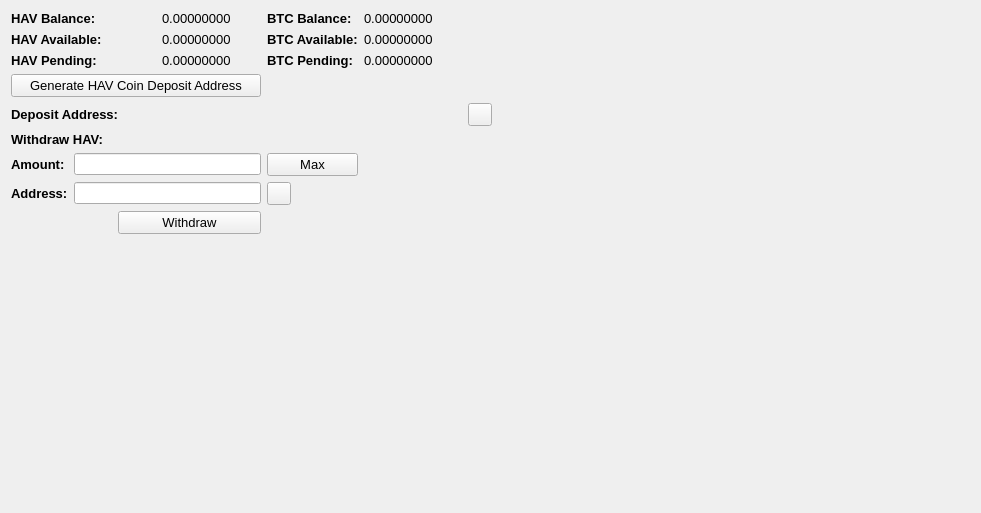
     <widget class="QWidget" name="BalanceTab">
      <attribute name="title">
       <string>Balance</string>
      </attribute>
      <layout class="QGridLayout" name="gridLayout_2">
       <item row="0" column="0" colspan="2">
        <widget class="QLabel" name="label_11">
         <property name="font">
          <font>
           <pointsize>10</pointsize>
           <weight>75</weight>
           <bold>true</bold>
          </font>
         </property>
         <property name="text">
          <string>HAV Balance:</string>
         </property>
        </widget>
       </item>
       <item row="0" column="3">
        <widget class="QLabel" name="HAVBalanceLabel">
         <property name="font">
          <font>
           <pointsize>10</pointsize>
          </font>
         </property>
         <property name="text">
          <string>0.00000000</string>
         </property>
         <property name="textInteractionFlags">
          <set>Qt::LinksAccessibleByMouse|Qt::TextSelectableByMouse</set>
         </property>
        </widget>
       </item>
       <item row="0" column="4">
        <widget class="QLabel" name="label_12">
         <property name="font">
          <font>
           <pointsize>10</pointsize>
           <weight>75</weight>
           <bold>true</bold>
          </font>
         </property>
         <property name="text">
          <string>BTC Balance:</string>
         </property>
        </widget>
       </item>
       <item row="0" column="5">
        <widget class="QLabel" name="BitcoinBalanceLabel">
         <property name="font">
          <font>
           <pointsize>10</pointsize>
          </font>
         </property>
         <property name="text">
          <string>0.00000000</string>
         </property>
         <property name="textInteractionFlags">
          <set>Qt::LinksAccessibleByMouse|Qt::TextSelectableByMouse</set>
         </property>
        </widget>
       </item>
       <item row="0" column="7" rowspan="10">
        <spacer name="horizontalSpacer_4">
         <property name="orientation">
          <enum>Qt::Horizontal</enum>
         </property>
         <property name="sizeHint" stdset="0">
          <size>
           <width>478</width>
           <height>488</height>
          </size>
         </property>
        </spacer>
       </item>
       <item row="1" column="0" colspan="2">
        <widget class="QLabel" name="label_13">
         <property name="font">
          <font>
           <pointsize>10</pointsize>
           <weight>75</weight>
           <bold>true</bold>
          </font>
         </property>
         <property name="text">
          <string>HAV Available:</string>
         </property>
        </widget>
       </item>
       <item row="1" column="3">
        <widget class="QLabel" name="HAVAvailableLabel_2">
         <property name="font">
          <font>
           <pointsize>10</pointsize>
          </font>
         </property>
         <property name="text">
          <string>0.00000000</string>
         </property>
         <property name="textInteractionFlags">
          <set>Qt::LinksAccessibleByMouse|Qt::TextSelectableByMouse</set>
         </property>
        </widget>
       </item>
       <item row="1" column="4">
        <widget class="QLabel" name="label_15">
         <property name="font">
          <font>
           <pointsize>10</pointsize>
           <weight>75</weight>
           <bold>true</bold>
          </font>
         </property>
         <property name="text">
          <string>BTC Available:</string>
         </property>
        </widget>
       </item>
       <item row="1" column="5">
        <widget class="QLabel" name="BitcoinAvailableLabel">
         <property name="font">
          <font>
           <pointsize>10</pointsize>
          </font>
         </property>
         <property name="text">
          <string>0.00000000</string>
         </property>
         <property name="textInteractionFlags">
          <set>Qt::LinksAccessibleByMouse|Qt::TextSelectableByMouse</set>
         </property>
        </widget>
       </item>
       <item row="2" column="0" colspan="2">
        <widget class="QLabel" name="label_14">
         <property name="font">
          <font>
           <pointsize>10</pointsize>
           <weight>75</weight>
           <bold>true</bold>
          </font>
         </property>
         <property name="text">
          <string>HAV Pending:</string>
         </property>
        </widget>
       </item>
       <item row="2" column="3">
        <widget class="QLabel" name="HAVPendingLabel">
         <property name="font">
          <font>
           <pointsize>10</pointsize>
          </font>
         </property>
         <property name="text">
          <string>0.00000000</string>
         </property>
         <property name="textInteractionFlags">
          <set>Qt::LinksAccessibleByMouse|Qt::TextSelectableByMouse</set>
         </property>
        </widget>
       </item>
       <item row="2" column="4">
        <widget class="QLabel" name="label_31">
         <property name="font">
          <font>
           <pointsize>10</pointsize>
           <weight>75</weight>
           <bold>true</bold>
          </font>
         </property>
         <property name="text">
          <string>BTC Pending:</string>
         </property>
        </widget>
       </item>
       <item row="2" column="5">
        <widget class="QLabel" name="BitcoinPendingLabel">
         <property name="font">
          <font>
           <pointsize>10</pointsize>
          </font>
         </property>
         <property name="text">
          <string>0.00000000</string>
         </property>
         <property name="textInteractionFlags">
          <set>Qt::LinksAccessibleByMouse|Qt::TextSelectableByMouse</set>
         </property>
        </widget>
       </item>
       <item row="3" column="0" colspan="4">
        <widget class="QPushButton" name="GenDepositBTN">
         <property name="font">
          <font>
           <pointsize>10</pointsize>
          </font>
         </property>
         <property name="text">
          <string>Generate HAV Coin Deposit Address</string>
         </property>
        </widget>
       </item>
       <item row="4" column="0" colspan="3">
        <widget class="QLabel" name="label_33">
         <property name="font">
          <font>
           <pointsize>10</pointsize>
           <weight>75</weight>
           <bold>true</bold>
          </font>
         </property>
         <property name="text">
          <string>Deposit Address:</string>
         </property>
        </widget>
       </item>
       <item row="4" column="3" colspan="3">
        <widget class="QLabel" name="DepositAddressLabel">
         <property name="minimumSize">
          <size>
           <width>300</width>
           <height>0</height>
          </size>
         </property>
         <property name="palette">
          <palette>
           <active>
            <colorrole role="WindowText">
             <brush brushstyle="SolidPattern">
              <color alpha="255">
               <red>0</red>
               <green>0</green>
               <blue>0</blue>
              </color>
             </brush>
            </colorrole>
            <colorrole role="Text">
             <brush brushstyle="SolidPattern">
              <color alpha="255">
               <red>0</red>
               <green>0</green>
               <blue>255</blue>
              </color>
             </brush>
            </colorrole>
           </active>
           <inactive>
            <colorrole role="WindowText">
             <brush brushstyle="SolidPattern">
              <color alpha="255">
               <red>0</red>
               <green>0</green>
               <blue>0</blue>
              </color>
             </brush>
            </colorrole>
            <colorrole role="Text">
             <brush brushstyle="SolidPattern">
              <color alpha="255">
               <red>0</red>
               <green>0</green>
               <blue>255</blue>
              </color>
             </brush>
            </colorrole>
           </inactive>
           <disabled>
            <colorrole role="WindowText">
             <brush brushstyle="SolidPattern">
              <color alpha="255">
               <red>120</red>
               <green>120</green>
               <blue>120</blue>
              </color>
             </brush>
            </colorrole>
            <colorrole role="Text">
             <brush brushstyle="SolidPattern">
              <color alpha="255">
               <red>120</red>
               <green>120</green>
               <blue>120</blue>
              </color>
             </brush>
            </colorrole>
           </disabled>
          </palette>
         </property>
         <property name="font">
          <font>
           <pointsize>10</pointsize>
           <weight>75</weight>
           <bold>true</bold>
          </font>
         </property>
         <property name="text">
          <string/>
         </property>
         <property name="alignment">
          <set>Qt::AlignRight|Qt::AlignTrailing|Qt::AlignVCenter</set>
         </property>
         <property name="textInteractionFlags">
          <set>Qt::LinksAccessibleByMouse|Qt::TextSelectableByKeyboard|Qt::TextSelectableByMouse</set>
         </property>
        </widget>
       </item>
       <item row="4" column="6">
        <widget class="QToolButton" name="DepositCopyButton">
         <property name="toolTip">
          <string>Copy to clipboard</string>
         </property>
         <property name="text">
          <string/>
         </property>
         <property name="icon">
          <iconset resource="../bitcoin.qrc">
           <normaloff>:/icons/editcopy</normaloff>:/icons/editcopy</iconset>
         </property>
         <property name="shortcut">
          <string>Alt+P</string>
         </property>
        </widget>
       </item>
       <item row="5" column="0" colspan="2">
        <widget class="QLabel" name="label_34">
         <property name="font">
          <font>
           <pointsize>10</pointsize>
           <weight>75</weight>
           <bold>true</bold>
          </font>
         </property>
         <property name="text">
          <string>Withdraw HAV:</string>
         </property>
        </widget>
       </item>
       <item row="6" column="0">
        <widget class="QLabel" name="label_26">
         <property name="font">
          <font>
           <pointsize>10</pointsize>
           <weight>75</weight>
           <bold>true</bold>
          </font>
         </property>
         <property name="text">
          <string>Amount:</string>
         </property>
        </widget>
       </item>
       <item row="6" column="1" colspan="3">
        <widget class="QLineEdit" name="WithdrawUnitsInput">
         <property name="font">
          <font>
           <pointsize>9</pointsize>
           <weight>75</weight>
           <bold>true</bold>
          </font>
         </property>
         <property name="text">
          <string/>
         </property>
        </widget>
       </item>
       <item row="6" column="4">
        <widget class="QPushButton" name="Withdraw_Max_Amount">
         <property name="font">
          <font>
           <pointsize>10</pointsize>
          </font>
         </property>
         <property name="text">
          <string>Max</string>
         </property>
        </widget>
       </item>
       <item row="7" column="0">
        <widget class="QLabel" name="label_10">
         <property name="font">
          <font>
           <pointsize>10</pointsize>
           <weight>75</weight>
           <bold>true</bold>
          </font>
         </property>
         <property name="text">
          <string>Address:</string>
         </property>
        </widget>
       </item>
       <item row="7" column="1" colspan="3">
        <widget class="QLineEdit" name="WithdrawAddress">
         <property name="font">
          <font>
           <pointsize>9</pointsize>
           <weight>75</weight>
           <bold>true</bold>
          </font>
         </property>
        </widget>
       </item>
       <item row="7" column="4">
        <widget class="QToolButton" name="WithdrawPasteButton">
         <property name="toolTip">
          <string>Paste from clipboard</string>
         </property>
         <property name="text">
          <string/>
         </property>
         <property name="icon">
          <iconset resource="../bitcoin.qrc">
           <normaloff>:/icons/editpaste</normaloff>:/icons/editpaste</iconset>
         </property>
         <property name="shortcut">
          <string>Alt+P</string>
         </property>
        </widget>
       </item>
       <item row="8" column="2" colspan="2">
        <widget class="QPushButton" name="WithdrawUnitsBtn">
         <property name="font">
          <font>
           <pointsize>10</pointsize>
          </font>
         </property>
         <property name="text">
          <string>Withdraw</string>
         </property>
        </widget>
       </item>
       <item row="9" column="0" colspan="6">
        <spacer name="verticalSpacer">
         <property name="orientation">
          <enum>Qt::Vertical</enum>
         </property>
         <property name="sizeHint" stdset="0">
          <size>
           <width>428</width>
           <height>262</height>
          </size>
         </property>
        </spacer>
       </item>
      </layout>
      <zorder>label_31</zorder>
      <zorder>label_15</zorder>
      <zorder>label_12</zorder>
      <zorder>label_14</zorder>
      <zorder>label_13</zorder>
      <zorder>label_11</zorder>
      <zorder>BitcoinBalanceLabel</zorder>
      <zorder>HAVBalanceLabel</zorder>
      <zorder>HAVAvailableLabel_2</zorder>
      <zorder>HAVPendingLabel</zorder>
      <zorder>BitcoinAvailableLabel</zorder>
      <zorder>BitcoinPendingLabel</zorder>
      <zorder>label_33</zorder>
      <zorder>GenDepositBTN</zorder>
      <zorder>DepositAddressLabel</zorder>
      <zorder>Withdraw_Max_Amount</zorder>
      <zorder>label_34</zorder>
      <zorder>WithdrawUnitsInput</zorder>
      <zorder>label_10</zorder>
      <zorder>label_26</zorder>
      <zorder>WithdrawAddress</zorder>
      <zorder>WithdrawUnitsBtn</zorder>
      <zorder>horizontalSpacer_4</zorder>
      <zorder>verticalSpacer</zorder>
      <zorder>WithdrawPasteButton</zorder>
      <zorder>DepositCopyButton</zorder>
     </widget>
